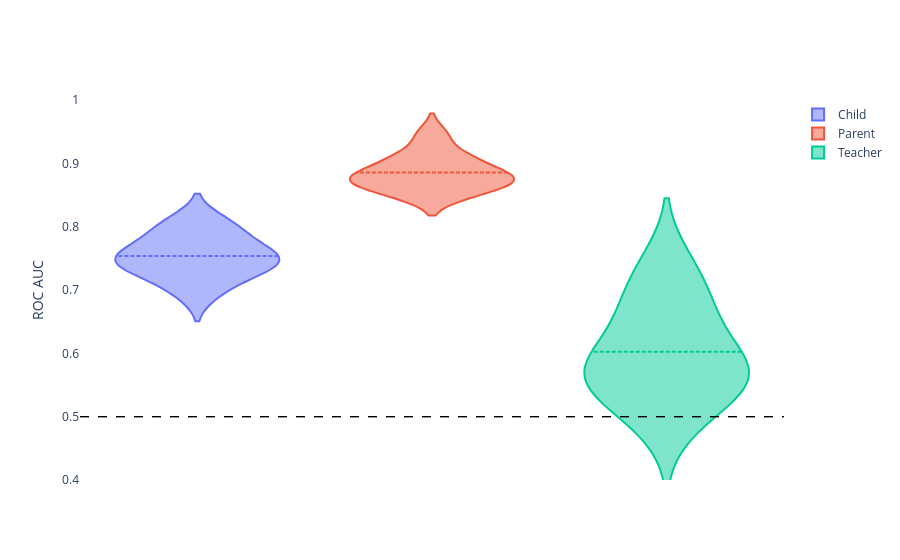

Notebook cell for this chart:
### Markdown cell above
## All features - ASD (females) - Parent vs. Child vs. Teacher

### Code cell
df = df_all[df_all['participant_group']=='ASD-females']
df['new_col'] = df['assessment'] + '-' + df['abbrevs']
df1 = df[(df['target']=='DX_01_Cat_new_binarize')]

df1['new_col'] = df1['new_col'].map({'Child Measures-all': 'Child',
                                                        'Parent Measures-Basic_Demos': 'Demographics',
                                                        'Parent Measures-all': 'Parent',
                                                        'Teacher Measures-all': 'Teacher',
                                                        'all-all': 'Full Model'})

# exclude demos
df1 = df1[~df1['new_col'].isin(['Demographics'])]

visualize.predictive_modeling_group(df=df1, x='new_col', y='roc_auc_score', title='')

### Figure 1 — Plotly figure (JSON) as saved in the notebook; plotly's stock layout.template omitted (floating-point values rounded to 4 significant figures)
{"data": [{"box": {"visible": false}, "meanline": {"visible": true}, "name": "Child", "type": "violin", "x": ["Child", "Child", "Child", "Child", "Child", "Child", "Child", "Child", "Child", "Child"], "y": [0.8071, 0.7232, 0.6957, 0.7471, 0.7309, 0.7762, 0.7971, 0.7483, 0.7621, 0.7484]}, {"box": {"visible": false}, "meanline": {"visible": true}, "name": "Parent", "type": "violin", "x": ["Parent", "Parent", "Parent", "Parent", "Parent", "Parent", "Parent", "Parent", "Parent", "Parent"], "y": [0.875, 0.875, 0.8889, 0.8739, 0.8534, 0.9083, 0.875, 0.9444, 0.9083, 0.8519]}, {"box": {"visible": false}, "meanline": {"visible": true}, "name": "Teacher", "type": "violin", "x": ["Teacher", "Teacher", "Teacher", "Teacher", "Teacher", "Teacher", "Teacher", "Teacher", "Teacher", "Teacher"], "y": [0.5357, 0.5833, 0.7424, 0.6628, 0.5601, 0.4917, 0.5714, 0.6944, 0.625, 0.5593]}], "layout": {"paper_bgcolor": "rgba(0,0,0,0)", "plot_bgcolor": "rgba(0,0,0,0)", "shapes": [{"line": {"color": "black", "dash": "dash", "width": 1}, "type": "line", "x0": 0, "x1": 1, "xref": "x domain", "y0": 0.5, "y1": 0.5, "yref": "y"}, {"line": {"color": "black", "dash": "dash", "width": 1}, "type": "line", "x0": 0, "x1": 1, "xref": "x domain", "y0": 0.5, "y1": 0.5, "yref": "y"}, {"line": {"color": "black", "dash": "dash", "width": 1}, "type": "line", "x0": 0, "x1": 1, "xref": "x domain", "y0": 0.5, "y1": 0.5, "yref": "y"}], "title": {"text": ""}, "violingap": 0, "violinmode": "overlay", "xaxis": {"showticklabels": false}, "yaxis": {"range": [0.4, 1], "title": {"text": "ROC AUC"}}}}
